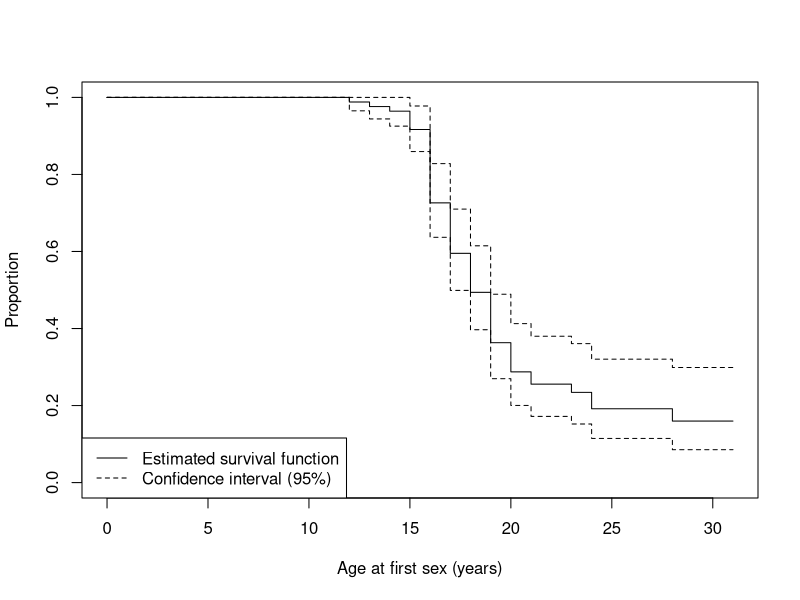
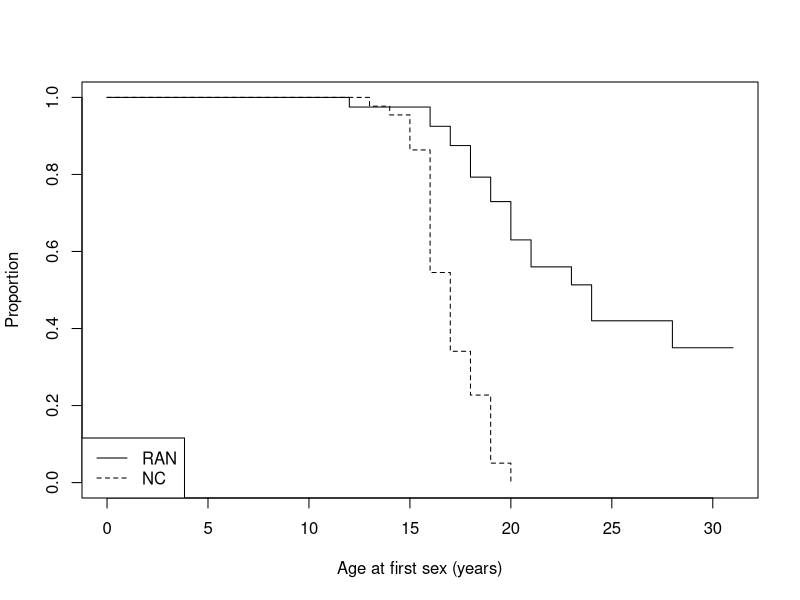
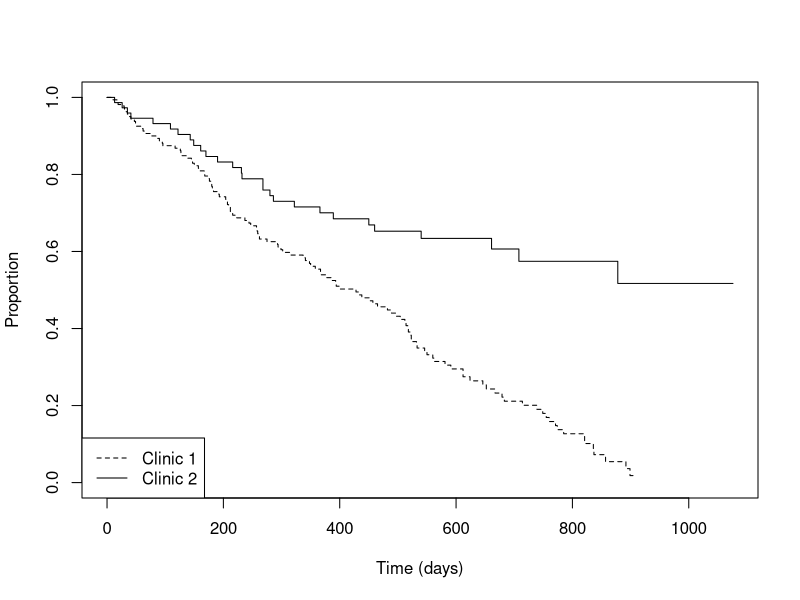

Write the R code that produced these figures, in order.
## ---- chunk 1
knitr::opts_chunk$set(echo = TRUE)
## ---- chunk 2
first_sex <- structure(list(
  Diagnosis = structure(c(1L, 1L, 1L, 1L, 1L, 1L, 1L, 1L, 1L, 1L, 1L, 1L, 1L, 1L, 1L, 1L,
                          1L, 1L, 1L, 1L, 1L, 1L, 1L, 1L, 1L, 1L, 1L, 1L, 1L, 1L, 1L, 1L,
                          1L, 1L, 1L, 1L, 1L, 1L, 1L, 1L, 2L, 2L, 2L, 2L, 2L, 2L, 2L, 2L,
                          2L, 2L, 2L, 2L, 2L, 2L, 2L, 2L, 2L, 2L, 2L, 2L, 2L, 2L, 2L, 2L,
                          2L, 2L, 2L, 2L, 2L, 2L, 2L, 2L, 2L, 2L, 2L, 2L, 2L, 2L, 2L, 2L,
                          2L, 2L, 2L, 2L), .Label = c("RAN", "NC"), class = "factor"),
  
  Agefs = c(30, 24, 12, 21, 19, 18, 24, 20, 24, 28, 17, 18, 18, 27, 31, 17, 28, 29, 23,
            19, 19, 18, 26, 22, 20, 28, 20, 21, 18, 18, 20, 21, 17, 21, 16, 16, 18, 21,
            17, 17, 15, 13, 15, 18, 16, 19, 14, 16, 17, 16, 17, 18, 16, 16, 16, 17, 16, 
            19, 19, 17, 18, 20, 16, 16, 17, 17, 17, 18, 16, 16, 19, 19, 18, 17, 19, 16,
            16, 15, 19, 20, 16, 15, 17, 18),
  
  Age = c(30, 24, 18, 42, 19, 39, 30, 30, 33, 38, 17, 18, 18, 27, 31, 17, 28, 29, 23,
          35, 28, 18, 26, 22, 20, 28, 26, 21, 22, 18, 25, 21, 17, 21, 22, 20, 21, 29, 
          20, 20, 20, 20, 20, 20, 19, 20, 20, 20, 20, 21, 20, 22, 22, 20, 38, 21, 21, 
          22, 36, 24, 30, 39, 20, 19, 22, 22, 23, 18, 29, 19, 22, 22, 21, 19, 21, 20, 
          22, 18, 26, 23, 20, 21, 21, 21), 
  
  Status = c(0, 0, 1, 1, 0, 1, 1, 1, 1, 1, 0, 0, 0, 0, 0, 0, 0, 0, 1, 1, 1, 0, 0, 0, 0, 
             0, 1, 0, 1, 0, 1, 0, 0, 0, 1, 1, 1, 1, 1, 1, 1, 1, 1, 1, 1, 1, 1, 1, 1, 1, 
             1, 1, 1, 1, 1, 1, 1, 1, 1, 1, 1, 1, 1, 1, 1, 1, 1, 0, 1, 1, 1, 1, 1, 1, 1, 
             1, 1, 1, 1, 1, 1, 1, 1, 1)), 
  
.Names = c("Diagnosis", "Agefs", "Age", "Status"),
row.names = c(NA, -84L), class = "data.frame")

head(first_sex)
tail(first_sex)
## ---- chunk 3
attach(first_sex)
library("survival")
summary(survfit(Surv(Agefs, Status) ~ 1))
detach(first_sex)
## ---- chunk 4
attach(first_sex)
plot(survfit(Surv(Agefs, Status) ~ 1), xlab = "Age at first sex (years)", ylab = "Proportion")
legend("bottomleft", c("Estimated survival function", "Confidence interval (95%)"), lty = 1:2)
detach(first_sex)
## ---- chunk 5
attach(first_sex)
plot(survfit(Surv(Agefs,Status) ~ Diagnosis), xlab = "Age at first sex (years)",
     ylab = "Proportion", lty = 1:2)
legend("bottomleft", c("RAN", "NC"), lty = 1:2)

# logrank test
survdiff(Surv(Agefs, Status) ~ Diagnosis)
#cox regression
sex_cox <- coxph(Surv(Agefs, Status) ~ Diagnosis)
summary(sex_cox)

contrasts(Diagnosis)
detach(first_sex)
## ---- chunk 6
heroin_dat <- structure(list(
  Clinic = structure(c(1L, 1L, 1L, 1L, 1L, 1L, 1L, 1L, 1L, 1L, 1L, 1L, 1L, 1L, 1L, 
                       1L, 1L, 1L, 1L, 1L, 1L, 1L, 1L, 1L, 1L, 1L, 1L, 1L, 1L, 1L, 
                       1L, 1L, 1L, 1L, 1L, 1L, 1L, 1L, 1L, 1L, 1L, 1L, 1L, 1L, 1L, 
                       1L, 1L, 1L, 1L, 1L, 1L, 1L, 1L, 1L, 1L, 1L, 1L, 1L, 1L, 1L,
                       1L, 1L, 1L, 1L, 1L, 1L, 1L, 1L, 1L, 1L, 1L, 1L, 1L, 1L, 1L, 
                       1L, 1L, 1L, 1L, 1L, 1L, 1L, 1L, 1L, 1L, 1L, 1L, 1L, 1L, 1L, 
                       1L, 1L, 1L, 1L, 1L, 1L, 1L, 2L, 2L, 2L, 2L, 2L, 2L, 2L, 2L,
                       2L, 2L, 2L, 2L, 2L, 2L, 2L, 2L, 2L, 2L, 2L, 2L, 2L, 2L, 2L, 
                       2L, 2L, 2L, 2L, 2L, 2L, 2L, 2L, 2L, 2L, 2L, 2L, 2L, 2L, 2L,
                       2L, 2L, 2L, 2L, 2L, 2L, 2L, 2L, 2L, 2L, 2L, 2L, 2L, 2L, 2L, 
                       2L, 2L, 2L, 2L, 2L, 2L, 2L, 2L, 2L, 2L, 2L, 2L, 1L, 1L, 1L,
                       2L, 1L, 1L, 1L, 1L, 1L, 1L, 1L, 1L, 1L, 1L, 1L, 1L, 1L, 1L, 
                       1L, 1L, 1L, 1L, 1L, 1L, 1L, 1L, 1L, 1L, 1L, 1L, 1L, 1L, 1L, 
                       2L, 1L, 1L, 1L, 1L, 1L, 1L, 1L, 1L, 1L, 1L, 1L, 1L, 1L, 2L, 
                       2L, 1L, 1L, 1L, 1L, 1L, 1L, 1L, 1L, 1L, 1L, 2L, 1L, 1L, 1L, 
                       1L, 1L, 1L, 2L, 1L, 2L, 2L, 1L, 1L, 2L, 2L, 1L, 1L), 
                     .Label = c("Clinic 1", "Clinic 2"), class = "factor"), 
  
  Status = c(1, 1, 1, 1, 1, 1, 1, 0, 1, 1,0, 1, 1, 1, 1, 1, 1, 1, 1, 1, 1, 1, 1, 0, 
             1, 0, 1, 1, 0, 1, 1, 0, 1, 1, 1, 0, 1, 1, 1, 1, 0, 1, 1, 1, 1, 1, 1, 1, 
             1, 1, 1, 1, 1, 1, 1, 1, 1, 1, 1, 1, 1, 1, 0, 0, 1, 0, 1, 0, 1, 0, 1, 1, 
             1, 0, 0, 1, 1, 1, 1, 1, 1, 1, 1, 1, 0, 0, 0, 1, 1, 0, 1, 0, 1, 1, 1, 1, 
             1, 1, 0, 0, 1, 0, 1, 0, 1, 1, 0, 0, 0, 0, 0, 0, 0, 0, 0, 1, 0, 0, 0, 0, 
             1, 1, 1, 0, 0, 0, 0, 0, 1, 1, 0, 1, 1, 0, 0, 0, 1, 0, 1, 0, 1, 0, 0, 0, 
             0, 1, 0, 0, 0, 1, 1, 0, 0, 0, 1, 1, 0, 1, 0, 0, 0, 1, 1, 1, 1, 0, 0, 0, 
             1, 1, 1, 1, 1, 1, 1, 1, 1, 0, 1, 0, 0, 1, 1, 1, 1, 1, 0, 0, 1, 1, 1, 1, 
             0, 0, 0, 1, 1, 1, 0, 1, 1, 1, 0, 1, 0, 0, 1, 1, 0, 1, 0, 0, 1, 1, 0, 0, 
             0, 1, 1, 1, 1, 0, 1, 1, 1, 1, 0, 0, 1, 1, 1, 0, 1, 1, 1, 0, 1, 1),
  
  TimeDays = c(428, 275, 262, 183, 259, 714, 438, 796, 892, 393, 161, 836, 523, 612,
212, 399, 771, 514, 512, 624, 209, 341, 299, 826, 262, 566, 368, 302, 602, 652,
293, 564, 394, 755, 591, 787, 739, 550, 837, 612, 581, 523, 504, 785, 774, 560, 
160, 482, 518, 683, 147, 563, 646, 899, 857, 180, 452, 760, 496, 258, 181, 386, 
439, 563, 337, 613, 192, 405, 667, 905, 247, 821, 821, 517, 346, 294, 244, 95, 376,
212, 96, 532, 522, 679, 408, 840, 148, 168, 489, 541, 205, 475, 237, 517, 749, 150, 
465, 708, 713, 146, 450, 555, 460, 53, 122, 35, 532, 684, 769, 591, 769, 609, 932, 
932, 587, 26, 72, 641, 367, 633, 661, 232, 13, 563, 969, 1052, 944, 881, 190, 79, 884,
170, 286, 358, 326, 769, 161, 564, 268, 611, 322, 1076, 2, 788, 575, 109, 730, 790, 
456, 231, 143, 86, 1021, 684, 878, 216, 808, 268, 222, 683, 496, 389, 126, 17, 350, 
531, 317, 461, 37, 167, 358, 49, 457, 127, 7, 29, 62, 150, 223, 129, 204, 129, 581, 176,
30, 41, 543, 210, 193, 434, 367, 348, 28, 337, 175, 149, 546, 84, 283, 533, 207, 216, 
28, 67, 62, 111, 257, 136, 342, 41, 531, 98, 145, 50, 53, 103, 2, 157, 75, 19, 35, 394, 
117, 175, 180, 314, 480, 325, 280, 204, 366, 531, 59, 33, 540, 551, 90, 47),

  Prison = structure(c(1L, 2L, 1L, 1L, 2L, 1L, 2L, 2L, 1L,
    2L, 2L, 2L, 1L, 1L, 2L, 2L, 2L, 2L, 1L, 2L, 2L, 2L, 1L, 1L,
    2L, 2L, 2L, 2L, 1L, 1L, 1L, 1L, 2L, 2L, 1L, 1L, 1L, 2L, 1L,
    1L, 1L, 1L, 2L, 2L, 2L, 1L, 1L, 1L, 1L, 1L, 1L, 2L, 2L, 1L,
    1L, 2L, 1L, 1L, 1L, 2L, 2L, 1L, 1L, 1L, 1L, 2L, 2L, 1L, 1L,
    1L, 1L, 1L, 2L, 1L, 2L, 1L, 2L, 2L, 2L, 1L, 1L, 1L, 2L, 1L,
    1L, 1L, 2L, 1L, 1L, 1L, 1L, 2L, 1L, 1L, 1L, 2L, 1L, 2L, 1L,
    1L, 1L, 1L, 1L, 2L, 2L, 2L, 1L, 1L, 2L, 1L, 2L, 2L, 2L, 2L,
    1L, 1L, 2L, 1L, 1L, 1L, 1L, 2L, 2L, 1L, 1L, 1L, 2L, 1L, 2L,
    1L, 2L, 1L, 1L, 1L, 2L, 2L, 1L, 2L, 2L, 2L, 1L, 2L, 2L, 1L,
    1L, 2L, 2L, 1L, 2L, 2L, 2L, 2L, 1L, 2L, 2L, 1L, 1L, 2L, 1L,
    1L, 1L, 1L, 2L, 2L, 1L, 2L, 2L, 2L, 1L, 2L, 1L, 1L, 2L, 1L,
    2L, 2L, 1L, 2L, 2L, 2L, 2L, 2L, 1L, 1L, 1L, 1L, 1L, 2L, 2L,
    1L, 1L, 2L, 1L, 1L, 2L, 2L, 2L, 1L, 2L, 1L, 2L, 1L, 1L, 2L,
    2L, 1L, 2L, 2L, 1L, 1L, 2L, 1L, 2L, 1L, 1L, 2L, 2L, 2L, 2L,
    2L, 1L, 2L, 1L, 2L, 2L, 1L, 1L, 2L, 1L, 1L, 1L, 2L, 2L, 2L,
    1L, 1L, 1L, 1L),
    .Label = c("No prison record", "Prison record"), class = "factor"),
  
  Dose = c(50, 55, 55, 30, 65, 55, 65,
    60, 50, 65, 80, 60, 55, 70, 60, 60, 75, 80, 80, 80, 60, 60,
    55, 80, 65, 45, 55, 50, 60, 80, 65, 60, 55, 65, 55, 80, 60,
    60, 60, 65, 70, 60, 60, 80, 65, 65, 35, 30, 65, 50, 65, 70,
    60, 60, 60, 70, 60, 60, 65, 40, 60, 60, 80, 75, 65, 60, 80,
    80, 50, 80, 70, 80, 75, 45, 60, 65, 60, 60, 55, 40, 70, 80,
    70, 35, 50, 80, 65, 65, 80, 80, 50, 75, 45, 70, 70, 80, 65,
    60, 50, 50, 55, 80, 50, 60, 60, 40, 70, 65, 70, 70, 40, 100,
    80, 80, 110, 40, 40, 70, 70, 70, 40, 70, 60, 70, 80, 80,
    80, 80, 50, 40, 50, 40, 45, 60, 60, 40, 40, 80, 70, 40, 55,
    80, 40, 70, 80, 70, 80, 90, 70, 60, 70, 40, 80, 80, 60, 100,
    60, 40, 40, 100, 40, 55, 75, 40, 60, 65, 50, 75, 60, 55,
    45, 60, 40, 20, 40, 60, 40, 60, 40, 40, 65, 50, 65, 55, 60,
    60, 40, 50, 70, 55, 45, 60, 50, 40, 60, 80, 50, 45, 80, 55,
    50, 50, 50, 50, 60, 55, 60, 55, 60, 40, 45, 40, 55, 50, 50,
    50, 60, 60, 55, 40, 60, 80, 40, 60, 60, 70, 50, 60, 90, 50,
    55, 50, 45, 60, 80, 65, 40, 45)),

.Names = c("Clinic", "Status", "TimeDays", "Prison", "Dose"),
row.names = c(NA, -238L), class = "data.frame")

head(heroin_dat, n = 10)
## ---- chunk 7
attach(heroin_dat)
plot(survfit(Surv(TimeDays, Status) ~ Clinic), xlab = "Time (days)", ylab = "Proportion",
     lty = c(2,1)) # 1:2
legend("bottomleft", c("Clinic 1", "Clinic 2"), lty = c(2,1)) # 1:2
contrasts(Clinic)
## ---- chunk 8
heroin_cox <- coxph(Surv(TimeDays, Status) ~ Prison + Dose + Clinic)
summary(heroin_cox)
## ---- chunk 9
# Backward elimination etc.
step(heroin_cox, direction="backward")

heroin_zph <- cox.zph(heroin_cox)
heroin_zph

# For Exercise 7.1, use strata as follows:
#heroin_cox <- coxph(Surv(TimeDays, Status) ~ Prison + Dose + strata(Clinic))
